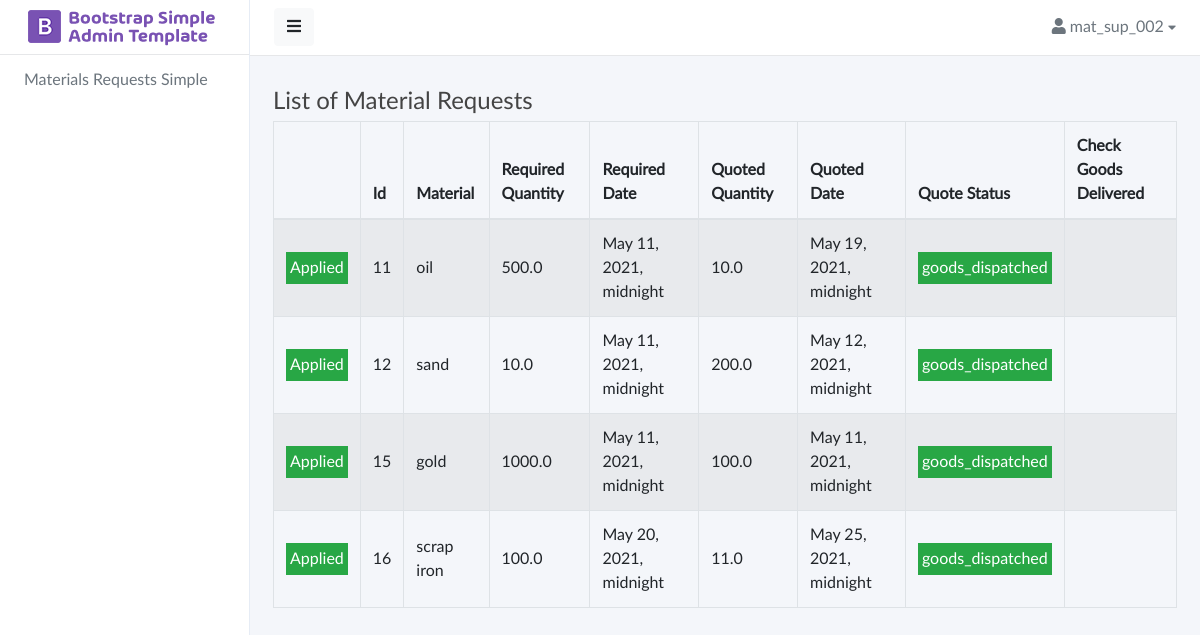
The app's page /materials/suppliers (signed in) with its own data.
### materials/models.py (models this page shows)
class MaterialRequest(models.Model):
	material_name = models.CharField(max_length = 50)
	quantity = models.FloatField()
	date_required_by = models.DateTimeField()
	sent_to_all_suppliers = models.BooleanField(default=False)
	quote_selected = models.ForeignKey('materials.SupplierQuotation',related_name="%(app_label)s_%(class)s_quote_selected",null=True,on_delete=models.SET_NULL)
	created_by = models.ForeignKey(User,related_name="%(app_label)s_%(class)s_created_by",on_delete=models.CASCADE)
	created_at = models.DateTimeField(auto_now_add=True)
	updated_at = models.DateTimeField(auto_now=True)

class SupplierQuotation(models.Model):
	material_request = models.ForeignKey(MaterialRequest,related_name="%(app_label)s_%(class)s_material_request",on_delete=models.CASCADE)
	quantity = models.FloatField()
	date_of_supply = models.DateTimeField()
	created_by = models.ForeignKey(User,related_name="%(app_label)s_%(class)s_created_by",on_delete=models.CASCADE)
	created_at = models.DateTimeField(auto_now_add=True)
	updated_at = models.DateTimeField(auto_now=True)
	quote_status = models.CharField(max_length=100,choices=QUOTE_STATUS,default="pending")
	class Meta:
		unique_together = ('material_request','created_by')

### materials/views.py (the view)
# urls.py: path('suppliers',views.suppliers,name='suppliers'),
@login_required(login_url=reverse_lazy('login'))
def suppliers(request):
     mat_reqs = MaterialRequest.objects.prefetch_related('materials_supplierquotation_material_request').filter(sent_to_all_suppliers=True)
     return render(request, 'materials/suppliers_main.html',dict(mat_reqs=mat_reqs,title="List of Material Requests"))

### materials/templates/materials/suppliers_main.html (shortened to what this page needs)
{% extends "materials/base.html" %}
{% load static %}
{% load i18n %}
{% block content %}
<div class="row">
    <div class="col-12">
       <div class="table-responsive">
            <table class="mx-auto w-auto table table-striped table-bordered table-hover dataTables-devices" id="table-items">
                <thead>
                    <tr>
                        <th></th>
                        <th>Id</th>
                        <th>Material</th>
                        <th>Required Quantity</th>
                        <th>Required Date</th>
                        <th>Quoted Quantity</th>
                        <th>Quoted Date</th>
                        <th>Quote Status</th>
                        <th>Check Goods Delivered</th>
                    </tr>
                </thead>
                <tbody>
                {% for query in mat_reqs %}
                    <tr>
                        {% if query.materials_supplierquotation_material_request.count > 0 %}
                            <td>
                                <div class="p-1 bg-success text-white text-center">Applied</div>
                            </td>
                        {% else %}
                            <td>
                                <a href={% url "materials:suppliers_apply" id=query.id %} ><button class="btn btn-primary">Apply</button></a>
                            </td>
                        {% endif %}
                        <td>{{query.id}}</td>
                        <td>{{query.material_name}}</td>
                        <td>{{query.quantity}}</td>
                        <td>{{query.date_required_by}}</td>
                        {% if query.materials_supplierquotation_material_request.count > 0 %}
                            <td>{{query.materials_supplierquotation_material_request.all.0.quantity}}</td>
                            <td>{{query.materials_supplierquotation_material_request.all.0.date_of_supply}}</td>
                            {% if query.materials_supplierquotation_material_request.all.0.quote_status == "approved" %}
                                <td><div class="p-1 bg-warning text-white text-center">{{query.materials_supplierquotation_material_request.all.0.quote_status}}</div></td>
                                <td>
                                    <form action={% url "materials:goods_delivered" id=query.materials_supplierquotation_material_request.all.0.id %} enctype="multipart/form-data" method="POST">
                                        {% csrf_token %}
                                        <button class="btn btn-primary">Confirm</button>
                                    </form>
                                </td>
                            {% elif query.materials_supplierquotation_material_request.all.0.quote_status == "pending" %}
                                <td><div class="p-1 bg-secondary text-white text-center">{{query.materials_supplierquotation_material_request.all.0.quote_status}}</div></td>
                                <td></td>
                            {% elif query.materials_supplierquotation_material_request.all.0.quote_status == "goods_dispatched" %}
                                <td><div class="p-1 bg-success text-white text-center">{{query.materials_supplierquotation_material_request.all.0.quote_status}}</div></td>
                                <td></td>
                            {% else %}
                                <td>Error</td>
                                <td></td>
                            {% endif %}
                        {% else %}
                            <td></td>
                            <td></td>
                            <td></td>
                            <td></td>
                        {% endif %}
                    </tr>
                {% endfor %}
                </tbody>
            </table>
        </div>
    </div>
</div>
{% endblock content %}

### materials/templates/materials/navmenu_top.html (shortened to what this page needs)
{% load static %}
{% load i18n %}
<nav class="navbar navbar-expand-lg navbar-white bg-white">
    <button type="button" id="sidebarCollapse" class="btn btn-light"><i class="fas fa-bars"></i></button>
    <div class="collapse navbar-collapse" id="navbarSupportedContent">
        <ul class="nav navbar-nav ml-auto">
            <li class="nav-item dropdown">
                <div class="nav-dropdown">
                    <a href="" class="nav-item nav-link dropdown-toggle text-secondary" data-toggle="dropdown"><i class="fas fa-user"></i> <span>{{request.user}}</span> <i style="font-size: .8em;" class="fas fa-caret-down"></i></a>
                </div>
            </li>
        </ul>
    </div>
</nav>

### materials/static/materials/css/master.css (style rules this page uses)
body, h1, .h1, h2, .h2, h3, .h3, h4, .h4, h5, .h5, h6, .h6, p, a, td { -moz-osx-font-smoothing: grayscale; -webkit-font-smoothing: antialiased; }
body { width: 100%; height: 100%; background: #f4f6fa; font-family: "Lato", "Helvetica Neue", Arial, Helvetica, sans-serif; font-size: 1rem; color: #444; }
#body>.navbar { padding: 0 1.5rem; min-height: 54px; box-shadow: none; border-bottom: 1px solid rgba(101, 109, 119, .16); }
a, a:hover, a:focus { color: inherit; text-decoration: none; transition: all 0.3s; }
.table td, .table th { vertical-align: middle; }
@media (min-width: 200px) { .navbar-expand-lg .navbar-collapse { display: -ms-flexbox !important; display: flex !important; -ms-flex-preferred-size: auto; flex-basis: auto; } }
@media (min-width: 200px) { .navbar-expand-lg .navbar-nav { -ms-flex-direction: row; flex-direction: row; } }

### materials/static/materials/components/navbar/navbar-dropdowns.css (style rules this page uses)
.nav-dropdown .nav-link { color: #B2EBF2; line-height: 1.42857; padding: 1rem 0 1rem 1rem !important; }
.nav-dropdown .nav-link::after { display: none; }

### records on screen
MaterialRequest: shows "Applied", id "11", material_name "oil", quantity "500.0", date_required_by "May 11, 2021, midnight", materials_supplierquotation_material_request.all.0.quantity "10.0", materials_supplierquotation_material_request.all.0.date_of_supply "May 19, 2021, midnight", materials_supplierquotation_material_request.all.0.quote_status "goods_dispatched"
MaterialRequest: shows "Applied", id "12", material_name "sand", quantity "10.0", date_required_by "May 11, 2021, midnight", materials_supplierquotation_material_request.all.0.quantity "200.0", materials_supplierquotation_material_request.all.0.date_of_supply "May 12, 2021, midnight", materials_supplierquotation_material_request.all.0.quote_status "goods_dispatched"
MaterialRequest: shows "Applied", id "15", material_name "gold", quantity "1000.0", date_required_by "May 11, 2021, midnight", materials_supplierquotation_material_request.all.0.quantity "100.0", materials_supplierquotation_material_request.all.0.date_of_supply "May 11, 2021, midnight", materials_supplierquotation_material_request.all.0.quote_status "goods_dispatched"
MaterialRequest: shows "Applied", id "16", material_name "scrap iron", quantity "100.0", date_required_by "May 20, 2021, midnight", materials_supplierquotation_material_request.all.0.quantity "11.0", materials_supplierquotation_material_request.all.0.date_of_supply "May 25, 2021, midnight", materials_supplierquotation_material_request.all.0.quote_status "goods_dispatched"

### other values on screen
{{ request.user }} "mat_sup_002"
{{ title }} "List of Material Requests"
